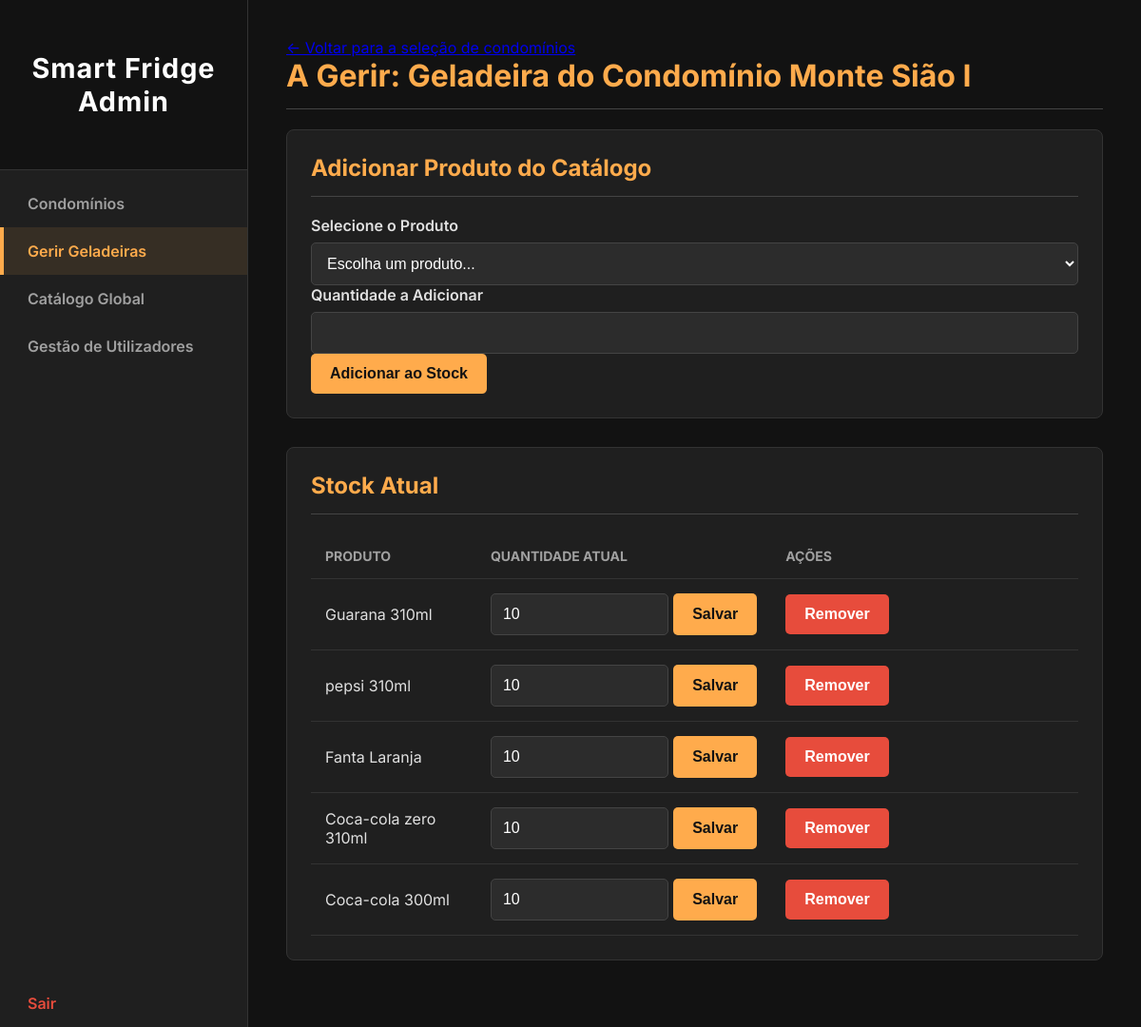
Screenshot of /admin/geladeira/1 (signed in) with the database file from the repository.
### models.py (models this page shows)
class Condominio(db.Model):
    __tablename__ = 'condominio'
    id = db.Column(db.Integer, primary_key=True)
    name = db.Column(db.String(150), nullable=False, unique=True)
    responsible_name = db.Column(db.String(150))
    products = db.relationship('Product', secondary='inventory', back_populates='condominios')

class Inventory(db.Model):
    __tablename__ = 'inventory'
    id = db.Column(db.Integer, primary_key=True)
    quantity = db.Column(db.Integer, nullable=False, default=0)
    product_id = db.Column(db.Integer, db.ForeignKey('product.id'), nullable=False)
    condominio_id = db.Column(db.Integer, db.ForeignKey('condominio.id'), nullable=False)
    product = db.relationship('Product')
    condominio = db.relationship('Condominio')

class Product(db.Model):
    __tablename__ = 'product'
    id = db.Column(db.Integer, primary_key=True)
    name = db.Column(db.String(100), nullable=False, unique=True)
    cost_price = db.Column(db.Float, nullable=False)
    sell_price = db.Column(db.Float, nullable=False)
    image_url = db.Column(db.String(255), nullable=True)
    condominios = db.relationship('Condominio', secondary='inventory', back_populates='products')

### app.py (the view, shortened to what this page needs)
@app.route('/admin/geladeira/<int:condo_id>', methods=['GET', 'POST'])
@login_required
def gerir_geladeira(condo_id):
    if not current_user.is_admin: return redirect(url_for('user_dashboard'))
    condo = Condominio.query.get_or_404(condo_id)
    inventory_items = Inventory.query.filter_by(condominio_id=condo_id).all()
    all_products = Product.query.order_by(Product.name).all()
    return render_template('gerir_geladeira.html', condo=condo, inventory_items=inventory_items, all_products=all_products)

### app.py (called while the page is built)
@login_manager.user_loader
def load_user(user_id):
    return User.query.get(int(user_id))

### templates/gerir_geladeira.html (shortened to what this page needs)
<!DOCTYPE html>
<html lang="pt-br">
<head>
    <link rel="stylesheet" href="{{ url_for('static', filename='admin_style.css') }}">
</head>
<body>
    <div class="wrapper">
        <nav class="sidebar">
            <div class="sidebar-header">
                <h3 class="logo-text">Smart Fridge Admin</h3>
            </div>
            <ul>
                <li><a href="{{ url_for('gerenciar_condominios') }}">Condomínios</a></li>
                <li><a href="{{ url_for('selecionar_geladeira') }}" class="active">Gerir Geladeiras</a></li>
                <li><a href="{{ url_for('gerenciar_catalogo') }}">Catálogo Global</a></li>
                <li><a href="{{ url_for('gerenciar_utilizadores') }}">Gestão de Utilizadores</a></li>
                <li><a href="{{ url_for('logout') }}" class="logout-link">Sair</a></li>
            </ul>
        </nav>
        <main class="main-content">
            <a href="{{ url_for('selecionar_geladeira') }}" class="back-link">&larr; Voltar para a seleção de condomínios</a>
            <h1>A Gerir: Geladeira do <strong>{{ condo.name }}</strong></h1>
            <div class="card">
                <h2>Adicionar Produto do Catálogo</h2>
                <form method="POST">
                    <div class="form-group">
                        <label>Selecione o Produto</label>
                        <select name="product_id" required>
                            <option value="" disabled selected>Escolha um produto...</option>
                        </select>
                    </div>
                    <div class="form-group">
                        <label>Quantidade a Adicionar</label>
                        <input type="number" name="quantity" min="1" required>
                    </div>
                    <button type="submit">Adicionar ao Stock</button>
                </form>
            </div>
            <div class="card">
                <h2>Stock Atual</h2>
                <table>
                    <thead>
                        <tr>
                            <th>Produto</th>
                            <th>Quantidade Atual</th>
                            <th style="width: 40%;">Ações</th>
                        </tr>
                    </thead>
                    <tbody>
                        {% for item in inventory_items %}
                        <tr>
                            <td>{{ item.product.name }}</td>
                            <td>
                                <form method="POST" class="inline-form">
                                    <input type="number" name="new_quantity" value="{{ item.quantity }}" min="0" required>
                                    <button type="submit">Salvar</button>
                                </form>
                            </td>
                            <td>
                                <form method="POST" class="inline-form" onsubmit="return confirm('Tem a certeza que quer remover este item da geladeira?');">
                                    <button type="submit" class="delete-btn">Remover</button>
                                </form>
                            </td>
                        </tr>
                        {% else %}
                        <tr>
                            <td colspan="3" style="text-align: center;">A geladeira deste condomínio está vazia.</td>
                        </tr>
                        {% endfor %}
                    </tbody>
                </table>
            </div>
        </main>
    </div>
</body>
</html>

### static/admin_style.css (style rules this page uses)
body { margin: 0; font-family: 'Inter', -apple-system, sans-serif; background-color: #121212; color: #e0e0e0; }
.wrapper { display: flex; }
.sidebar { width: 260px; background-color: #1f1f1f; color: white; min-height: 100vh; border-right: 1px solid #333; flex-shrink: 0; position: sticky; top: 0; }
.sidebar-header { padding: 25px; text-align: center; border-bottom: 1px solid #333; background-color: #121212; }
.sidebar .logo-text { font-size: 1.8rem; font-weight: 700; color: #ffffff; letter-spacing: 1px; }
.sidebar ul { list-style-type: none; padding: 0; margin: 10px 0; }
.sidebar ul li a { display: block; color: #a0a0a0; padding: 15px 25px; text-decoration: none; font-weight: 600; transition: all 0.2s ease-in-out; border-left: 4px solid transparent; }
.sidebar ul li a.active { background-color: rgba(255, 171, 76, 0.1); color: #ffab4c; border-left: 4px solid #ffab4c; }
.sidebar .logout-link { position: absolute; bottom: 0; width: 100%; box-sizing: border-box; color: #e74c3c; }
.main-content { flex-grow: 1; padding: 40px; overflow-y: auto; }
.card { background: #1f1f1f; padding: 25px; border-radius: 8px; border: 1px solid #333; margin-bottom: 30px; }
h1, h2 { color: #ffab4c; border-bottom: 1px solid #444; padding-bottom: 15px; margin-top: 0; }
h2 { font-size: 1.5rem; }
label { display: block; margin-bottom: 8px; font-weight: 600; }
input[type="text"], input[type="search"], input[type="password"], input[type="number"], select { width: 100%; padding: 12px; border: 1px solid #444; border-radius: 5px; box-sizing: border-box; font-size: 16px; background-color: #2c2c2c; color: #ffffff; }
button, .button { padding: 12px 20px; background-color: #ffab4c; color: #121212; border: none; border-radius: 5px; cursor: pointer; font-weight: 700; font-size: 16px; transition: background-color 0.2s; text-decoration: none; display: inline-block; }
.delete-btn { background-color: #e74c3c; color: white; }
table { width: 100%; border-collapse: collapse; }
th, td { padding: 15px; text-align: left; border-bottom: 1px solid #333; }
th { color: #a0a0a0; font-size: 14px; text-transform: uppercase; }
.inline-form { display: flex; gap: 5px; }

### rows the page displays
Condominio: name "Condomínio Monte Sião I"
Inventory: product.name "Guarana 310ml", new_quantity "10"
Inventory: product.name "pepsi 310ml", new_quantity "10"
Inventory: product.name "Fanta Laranja", new_quantity "10"
Inventory: product.name "Coca-cola zero 310ml", new_quantity "10"
Inventory: product.name "Coca-cola 300ml", new_quantity "10"
